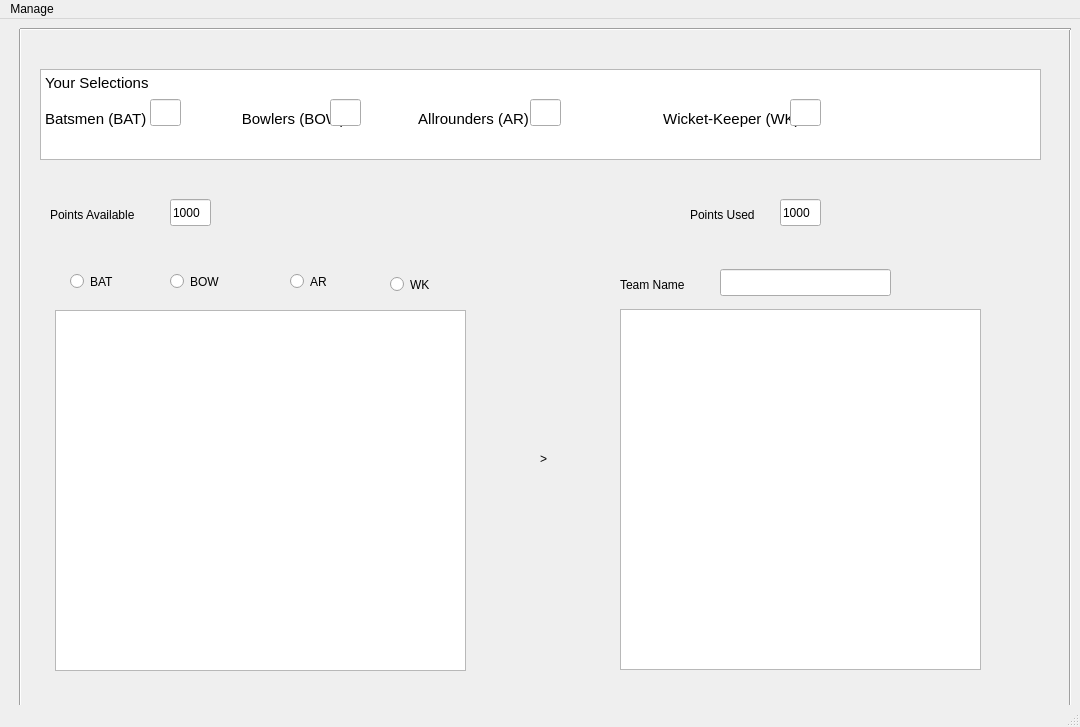
<?xml version="1.0" encoding="UTF-8"?>
<ui version="4.0">
 <class>MainWindow</class>
 <widget class="QMainWindow" name="MainWindow">
  <property name="geometry">
   <rect>
    <x>0</x>
    <y>0</y>
    <width>1080</width>
    <height>727</height>
   </rect>
  </property>
  <property name="windowTitle">
   <string>MainWindow</string>
  </property>
  <widget class="QWidget" name="centralwidget">
   <widget class="Line" name="line">
    <property name="geometry">
     <rect>
      <x>10</x>
      <y>10</y>
      <width>20</width>
      <height>681</height>
     </rect>
    </property>
    <property name="orientation">
     <enum>Qt::Vertical</enum>
    </property>
   </widget>
   <widget class="Line" name="line_2">
    <property name="geometry">
     <rect>
      <x>1060</x>
      <y>10</y>
      <width>20</width>
      <height>681</height>
     </rect>
    </property>
    <property name="orientation">
     <enum>Qt::Vertical</enum>
    </property>
   </widget>
   <widget class="Line" name="line_3">
    <property name="geometry">
     <rect>
      <x>20</x>
      <y>0</y>
      <width>1051</width>
      <height>20</height>
     </rect>
    </property>
    <property name="orientation">
     <enum>Qt::Horizontal</enum>
    </property>
   </widget>
   <widget class="Line" name="line_4">
    <property name="geometry">
     <rect>
      <x>20</x>
      <y>680</y>
      <width>1051</width>
      <height>20</height>
     </rect>
    </property>
    <property name="orientation">
     <enum>Qt::Horizontal</enum>
    </property>
   </widget>
   <widget class="QTextBrowser" name="textBrowser">
    <property name="geometry">
     <rect>
      <x>40</x>
      <y>50</y>
      <width>1001</width>
      <height>91</height>
     </rect>
    </property>
    <property name="html">
     <string>&lt;!DOCTYPE HTML PUBLIC &quot;-//W3C//DTD HTML 4.0//EN&quot; &quot;http://www.w3.org/TR/REC-html40/strict.dtd&quot;&gt;
&lt;html&gt;&lt;head&gt;&lt;meta name=&quot;qrichtext&quot; content=&quot;1&quot; /&gt;&lt;style type=&quot;text/css&quot;&gt;
p, li { white-space: pre-wrap; }
&lt;/style&gt;&lt;/head&gt;&lt;body style=&quot; font-family:'Ubuntu'; font-size:11pt; font-weight:400; font-style:normal;&quot;&gt;
&lt;p style=&quot; margin-top:0px; margin-bottom:0px; margin-left:0px; margin-right:0px; -qt-block-indent:0; text-indent:0px;&quot;&gt;Your Selections&lt;/p&gt;
&lt;p style=&quot;-qt-paragraph-type:empty; margin-top:0px; margin-bottom:0px; margin-left:0px; margin-right:0px; -qt-block-indent:0; text-indent:0px;&quot;&gt;&lt;br /&gt;&lt;/p&gt;
&lt;p style=&quot; margin-top:0px; margin-bottom:0px; margin-left:0px; margin-right:0px; -qt-block-indent:0; text-indent:0px;&quot;&gt;Batsmen (BAT)                       Bowlers (BOW)	             Allrounders (AR)          	              Wicket-Keeper (WK)&lt;/p&gt;
&lt;p style=&quot;-qt-paragraph-type:empty; margin-top:0px; margin-bottom:0px; margin-left:0px; margin-right:0px; -qt-block-indent:0; text-indent:0px;&quot;&gt;&lt;br /&gt;&lt;/p&gt;&lt;/body&gt;&lt;/html&gt;</string>
    </property>
   </widget>
   <widget class="QLabel" name="label">
    <property name="geometry">
     <rect>
      <x>50</x>
      <y>180</y>
      <width>141</width>
      <height>31</height>
     </rect>
    </property>
    <property name="text">
     <string>Points Available</string>
    </property>
   </widget>
   <widget class="QLabel" name="label_2">
    <property name="geometry">
     <rect>
      <x>690</x>
      <y>180</y>
      <width>81</width>
      <height>31</height>
     </rect>
    </property>
    <property name="text">
     <string>Points Used</string>
    </property>
   </widget>
   <widget class="QRadioButton" name="radioButton">
    <property name="geometry">
     <rect>
      <x>70</x>
      <y>250</y>
      <width>61</width>
      <height>25</height>
     </rect>
    </property>
    <property name="text">
     <string>BAT</string>
    </property>
   </widget>
   <widget class="QRadioButton" name="radioButton_2">
    <property name="geometry">
     <rect>
      <x>170</x>
      <y>250</y>
      <width>81</width>
      <height>25</height>
     </rect>
    </property>
    <property name="text">
     <string>BOW</string>
    </property>
   </widget>
   <widget class="QRadioButton" name="radioButton_3">
    <property name="geometry">
     <rect>
      <x>290</x>
      <y>250</y>
      <width>61</width>
      <height>25</height>
     </rect>
    </property>
    <property name="text">
     <string>AR</string>
    </property>
   </widget>
   <widget class="QRadioButton" name="radioButton_4">
    <property name="geometry">
     <rect>
      <x>390</x>
      <y>250</y>
      <width>71</width>
      <height>31</height>
     </rect>
    </property>
    <property name="text">
     <string>WK</string>
    </property>
   </widget>
   <widget class="QLabel" name="label_3">
    <property name="geometry">
     <rect>
      <x>540</x>
      <y>430</y>
      <width>21</width>
      <height>20</height>
     </rect>
    </property>
    <property name="text">
     <string>&gt;</string>
    </property>
   </widget>
   <widget class="QLabel" name="label_4">
    <property name="geometry">
     <rect>
      <x>620</x>
      <y>250</y>
      <width>141</width>
      <height>31</height>
     </rect>
    </property>
    <property name="text">
     <string>Team Name</string>
    </property>
   </widget>
   <widget class="QListWidget" name="listWidget">
    <property name="geometry">
     <rect>
      <x>55</x>
      <y>291</y>
      <width>411</width>
      <height>361</height>
     </rect>
    </property>
   </widget>
   <widget class="QListView" name="listView">
    <property name="geometry">
     <rect>
      <x>620</x>
      <y>290</y>
      <width>361</width>
      <height>361</height>
     </rect>
    </property>
   </widget>
   <widget class="QLineEdit" name="lineEdit">
    <property name="geometry">
     <rect>
      <x>170</x>
      <y>180</y>
      <width>41</width>
      <height>27</height>
     </rect>
    </property>
    <property name="text">
     <string>1000</string>
    </property>
   </widget>
   <widget class="QLineEdit" name="lineEdit_2">
    <property name="geometry">
     <rect>
      <x>780</x>
      <y>180</y>
      <width>41</width>
      <height>27</height>
     </rect>
    </property>
    <property name="text">
     <string>1000</string>
    </property>
   </widget>
   <widget class="QLineEdit" name="lineEdit_3">
    <property name="geometry">
     <rect>
      <x>150</x>
      <y>80</y>
      <width>31</width>
      <height>27</height>
     </rect>
    </property>
   </widget>
   <widget class="QLineEdit" name="lineEdit_4">
    <property name="geometry">
     <rect>
      <x>330</x>
      <y>80</y>
      <width>31</width>
      <height>27</height>
     </rect>
    </property>
   </widget>
   <widget class="QLineEdit" name="lineEdit_5">
    <property name="geometry">
     <rect>
      <x>530</x>
      <y>80</y>
      <width>31</width>
      <height>27</height>
     </rect>
    </property>
   </widget>
   <widget class="QLineEdit" name="lineEdit_6">
    <property name="geometry">
     <rect>
      <x>790</x>
      <y>80</y>
      <width>31</width>
      <height>27</height>
     </rect>
    </property>
   </widget>
   <widget class="QLineEdit" name="lineEdit_7">
    <property name="geometry">
     <rect>
      <x>720</x>
      <y>250</y>
      <width>171</width>
      <height>27</height>
     </rect>
    </property>
   </widget>
  </widget>
  <widget class="QMenuBar" name="menubar">
   <property name="geometry">
    <rect>
     <x>0</x>
     <y>0</y>
     <width>1080</width>
     <height>25</height>
    </rect>
   </property>
   <widget class="QMenu" name="menuManage">
    <property name="title">
     <string>Manage</string>
    </property>
    <addaction name="actionNew_Team"/>
    <addaction name="actionOpen_Team"/>
    <addaction name="actionSave_Team"/>
    <addaction name="actionEvaluate_Team"/>
   </widget>
   <addaction name="menuManage"/>
  </widget>
  <widget class="QStatusBar" name="statusbar"/>
  <action name="actionNew_Team">
   <property name="text">
    <string>New Team</string>
   </property>
  </action>
  <action name="actionOpen_Team">
   <property name="text">
    <string>Open Team</string>
   </property>
  </action>
  <action name="actionSave_Team">
   <property name="text">
    <string>Save Team</string>
   </property>
  </action>
  <action name="actionEvaluate_Team">
   <property name="text">
    <string>Evaluate Team</string>
   </property>
  </action>
 </widget>
 <resources/>
 <connections>
  <connection>
   <sender>radioButton_2</sender>
   <signal>clicked()</signal>
   <receiver>listWidget</receiver>
   <slot>clear()</slot>
   <hints>
    <hint type="sourcelabel">
     <x>202</x>
     <y>277</y>
    </hint>
    <hint type="destinationlabel">
     <x>186</x>
     <y>334</y>
    </hint>
   </hints>
  </connection>
  <connection>
   <sender>radioButton</sender>
   <signal>clicked()</signal>
   <receiver>listWidget</receiver>
   <slot>clear()</slot>
   <hints>
    <hint type="sourcelabel">
     <x>82</x>
     <y>287</y>
    </hint>
    <hint type="destinationlabel">
     <x>85</x>
     <y>352</y>
    </hint>
   </hints>
  </connection>
  <connection>
   <sender>radioButton_3</sender>
   <signal>clicked()</signal>
   <receiver>listWidget</receiver>
   <slot>clear()</slot>
   <hints>
    <hint type="sourcelabel">
     <x>303</x>
     <y>287</y>
    </hint>
    <hint type="destinationlabel">
     <x>304</x>
     <y>359</y>
    </hint>
   </hints>
  </connection>
  <connection>
   <sender>radioButton_4</sender>
   <signal>clicked()</signal>
   <receiver>listWidget</receiver>
   <slot>clear()</slot>
   <hints>
    <hint type="sourcelabel">
     <x>423</x>
     <y>283</y>
    </hint>
    <hint type="destinationlabel">
     <x>411</x>
     <y>334</y>
    </hint>
   </hints>
  </connection>
  <connection>
   <sender>listWidget</sender>
   <signal>itemDoubleClicked(QListWidgetItem*)</signal>
   <receiver>listView</receiver>
   <slot>doItemsLayout()</slot>
   <hints>
    <hint type="sourcelabel">
     <x>447</x>
     <y>382</y>
    </hint>
    <hint type="destinationlabel">
     <x>639</x>
     <y>364</y>
    </hint>
   </hints>
  </connection>
 </connections>
</ui>
